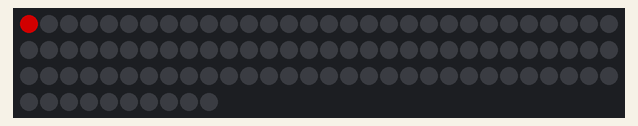
A sketch run on a simulated Arduino Uno, built for the host (arithmetic inside an expression is 32-bit, double 64-bit). On the bench: 100 RGB LEDs in strip order, left to right, continuing on the next row. Dim RGB values are drawn brighter than linear.

Above: at 0.15 s.
At 4.95 s:
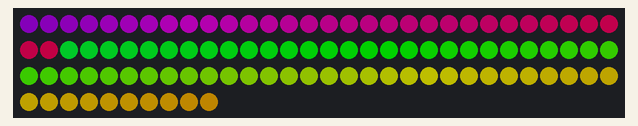
At 10.06 s:
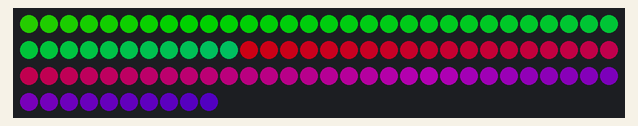
At 19.96 s:
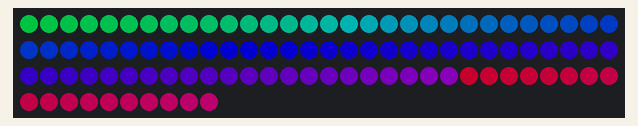
At 29.87 s:
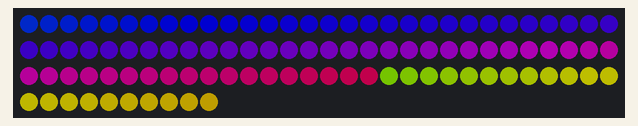
At 39.77 s:
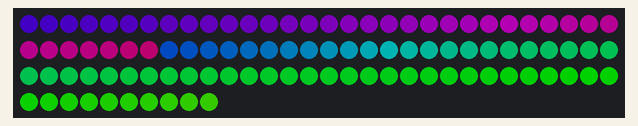

The sketch:

rainbow_fader.ino
```cpp
#include <FastLED.h>

#define NUM_LEDS    100
#define DATA_PIN    13
#define CHIPSET     WS2811
#define COLOUR_CODE BGR

int delayTime = 10;
int hue = 0;
CRGB leds[NUM_LEDS];

void setup()
{
  LEDS.addLeds<WS2811,DATA_PIN,RGB>(leds,NUM_LEDS);
  LEDS.setBrightness(120);
}

void fadeall() {
  for (int i = 0; i < NUM_LEDS; i++) {
    leds[i].nscale8(255);  //for CYCLon
  }
}

void loop()
{
  for(int dot = 0; dot < NUM_LEDS; dot++) {
    leds[dot] = CHSV(hue++, 255, 255);
    FastLED.show();
    fadeall();
    delay(delayTime);
  }
  for(int dot = NUM_LEDS; dot > 0; dot--) {
    leds[dot] = CHSV(hue++, 255, 255);
    FastLED.show();
    fadeall();
    delay(delayTime);
  }

}
```
